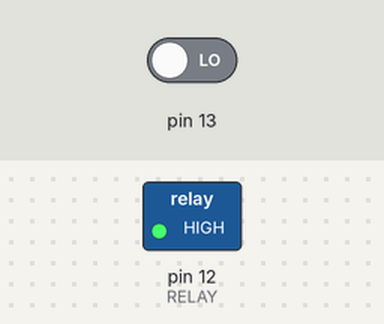
The sketch below on a simulated Arduino Uno, built with avr-gcc and run on an emulated ATmega328P. Parts: switched loads named in the sketch (green lamp = pin HIGH). Inputs (shaded band) come from the test bench; at power-on: pin 13 LOW.

Above: at 5.2 s.
5.3 s: pin 13 driven HIGH
At 6.1 s:
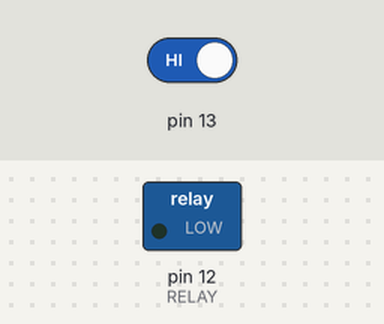
8.3 s: pin 13 driven LOW
At 8.8 s:
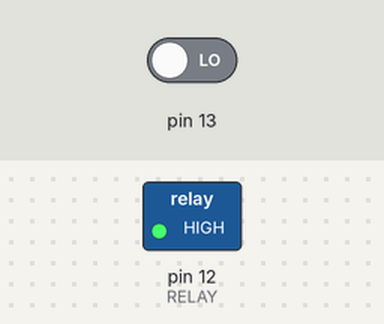
Timing chart, 0 to 11.3 s (numbered marks = the images above; inputs shaded):
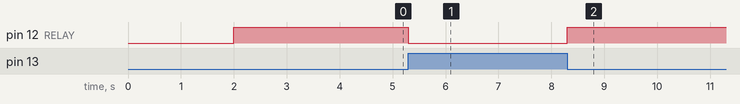

The sketch:

blynk_uno.ino
```cpp
int RELAY = 12;

void setup() {
delay(2000);
digitalWrite(RELAY, HIGH);
pinMode(RELAY, OUTPUT);
pinMode(13, INPUT);
delay(2000);
}

void loop() {
    if(digitalRead(13) == HIGH){
      digitalWrite(RELAY,LOW);
      delay(1000);
      digitalWrite(RELAY, HIGH);
    }

}
```

Measured:
- after the input at 5.3 s, pin 12 (RELAY): HIGH → LOW at once
- after the input at 8.3 s, pin 12 (RELAY): LOW → HIGH at once
